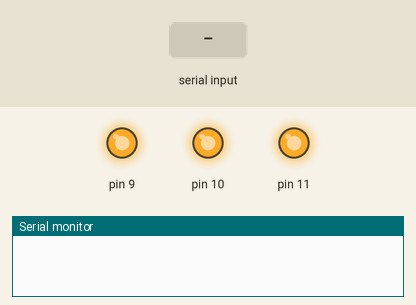
Simulated run of this sketch. Board: Arduino Uno, built with avr-gcc and run on an emulated ATmega328P. On the bench: output pins drawn as LEDs (lit = HIGH), the last lines printed to the serial monitor. The test bench sets the inputs (shaded band).

Above: at 1.2 s.
1.3 s: "R 1\n" received over Serial
At 2.4 s:
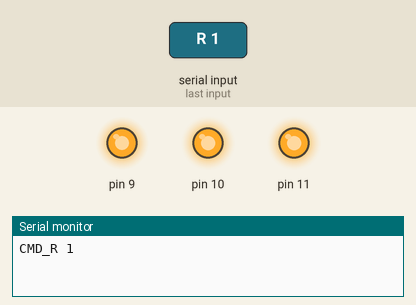
2.8 s: "G 1\n" received over Serial
At 3.5 s:
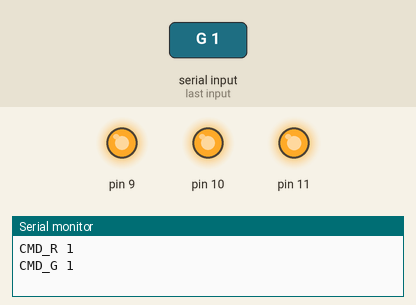
4.3 s: "B 1\n" received over Serial
At 4.7 s:
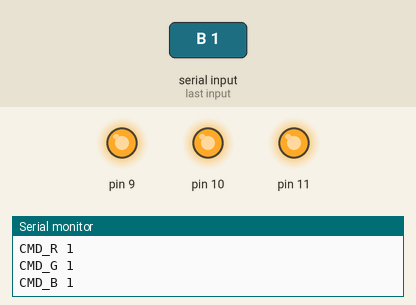
5.8 s: "R 150\n" received over Serial
At 7.0 s:
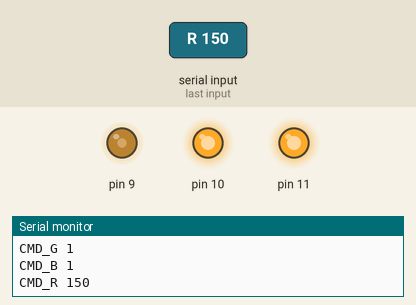
7.3 s: "G 150\n" received over Serial
At 8.2 s:
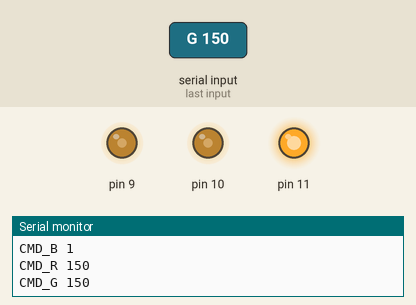
8.8 s: "B 150\n" received over Serial
At 9.3 s:
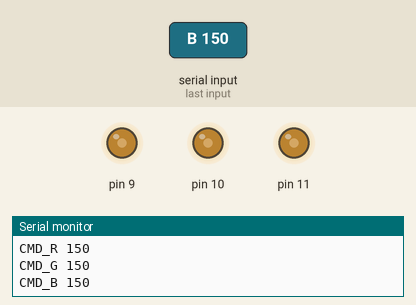
Timing chart, 0 to 11.3 s (numbered marks = the images above; inputs shaded):
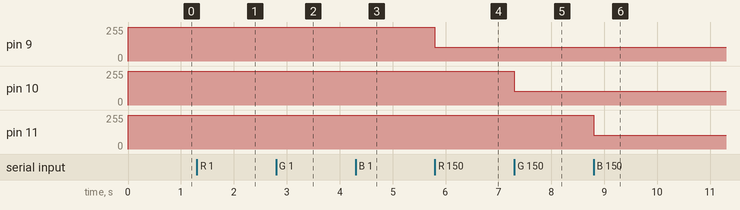

The sketch:

FullColorLED.ino
```cpp
// includes
#include <stdio.h>
#include "SerialStdoutAdapter.h"
#include "ReceiveBuffer.h"
#include "Led.h"
#include "Command.h"

// variables
static ReceiveBuffer<32> buff;
static Led RED(9, 1.0f);
static Led GREEN(10, 1.0f);
static Led BLUE(11, 1.0f);


void setup()
{
  RED.setup();
  GREEN.setup();
  BLUE.setup();

  Serial.begin(115200);
  SerialStdoutAdapter::setup();
}

void loop()  {
  doSerialRxProcess();
}

static void processCommand(const Command &cmd)
{
  switch (cmd.type())
  {
  case CMD_R:
    RED.set(cmd.arg_i(0));
    printf("CMD_R %d\n", cmd.arg_i(0));
    break;
  case CMD_G:
    GREEN.set(cmd.arg_i(0));
    printf("CMD_G %d\n", cmd.arg_i(0));
    break;
  case CMD_B:
    BLUE.set(cmd.arg_i(0));
    printf("CMD_B %d\n", cmd.arg_i(0));
    break;
  case CMD_UNKNOWN:
  default:
    break;
  }
}

static void doSerialRxProcess()
{
  if (!Serial.available())
    return;

  int c = Serial.read();

  if (c == '\n' || c == '\r')
  {
    if (buff.count() > 0)
    {
      Command cmd(CommandParser::parse(buff.getString()));
      processCommand(cmd);
      buff.clear();
    }
  }
  else
  {
    buff.put(c);
  }
}
```

Command.h
```cpp
#pragma once

// includes
#include <WString.h>

typedef enum {
  CMD_UNKNOWN = -1,
  CMD_R,
  CMD_G,
  CMD_B,
} CommandType;

class Command {
public:

  union Argument_t {
  public:
    int integer;

    Argument_t()
     : integer(0)
    {
    }

    Argument_t(const Argument_t &s)
     : integer(s.integer)
    {
    }

    Argument_t(int x)
     : integer(x)
    {
    }
  };


  Command(CommandType type)
    : type_(type), arg0_()
  {
  }

  Command(CommandType type, int arg0)
    : type_(type), arg0_(arg0)
  {
  }

  Command(CommandType type, const Argument_t &arg0)
    : type_(type), arg0_(arg0)
  {
  }

  CommandType type() const {
    return type_;
  }

  int arg_i(int no) const {
    switch (no) {
      case 0: return arg0_.integer;
    }
    return -1;
  }


private:
  CommandType type_;
  Argument_t arg0_;
};


class CommandParser {
private:
  static CommandType parseType(const String &stype)
  {
    if (stype.equalsIgnoreCase("R"))  return CMD_R;
    if (stype.equalsIgnoreCase("G"))  return CMD_G;
    if (stype.equalsIgnoreCase("B"))  return CMD_B;

    return CMD_UNKNOWN;
  }

  static Command::Argument_t parseIntArgument(const String &sarg)
  {
    const int len = sarg.length();
    char c;
    int value = 0;

    for (int i = 0; i < len; ++i)
    {
      c = sarg[i];

      if (c >= '0' && c <= '9') {
        value *= 10;
        value += (c - '0');
      } else {
        break;
      }
    }

    return Command::Argument_t(value);
  }

public:
  static Command parse(const char *cmd)
  {
    String scmd(cmd);
    CommandType type = CMD_UNKNOWN;
    Command::Argument_t args[1];

    int cnt = 0;
    int spos, epos;

    spos = 0;
    for (int i = 0; i < (1 + 1) && spos < (int) scmd.length(); ++i)
    {
      epos = scmd.indexOf(" ", spos);
      if (epos < 0) {
        epos = scmd.length();
      }
      if (epos < 0)
        break;

      if (cnt == 0)
      {
        // command type
        type = parseType(scmd.substring(spos, epos));
      }
      else
      {
        // arguments
        args[cnt - 1] = parseIntArgument(scmd.substring(spos, epos));
      }

      cnt += 1;
      spos = epos + 1;
    }

    if (cnt <= 1) {
      return Command(type);
    } else {
      return Command(type, args[0]);
    }
  }
};
```

Led.h
```cpp
#pragma once

class Led {
public:
  Led(int port)
    : port_(port), brightnessCoeff_(1.0f)
  {
  }

  Led(int port, float brightnessCoeff)
    : port_(port), brightnessCoeff_(brightnessCoeff)
  {
  }

  void setup() {
    pinMode(port_, OUTPUT);
    analogWrite(port_, 255);  // OFF
  }

  void set(int brightness)
  {
    brightness = constrain(255 - (int) (brightness * brightnessCoeff_ + 0.5f), 0, 255);
    analogWrite(port_, brightness);
  }
private:
  const int port_;
  const float brightnessCoeff_;
};
```

ReceiveBuffer.h
```cpp
#pragma once

template<size_t SIZE>
class ReceiveBuffer {
public:
  ReceiveBuffer() : pos_(0) {
  }

  bool put(char c)
  {
    if (pos_ < SIZE)
    {
      buff_[pos_] = c;
      pos_ += 1;
      buff_[pos_] = '\0';  // add termination
      return true;
    }
    else
    {
      return false;
    }
  }

  bool isEmpty() const {
    return (pos_ == 0);
  }

  bool isFull() const {
    return (pos_ == SIZE);
  }

  int count() const {
    return pos_;
  }

  const char *getString() const {
    return buff_;
  }

  void clear() {
    pos_ = 0;
    buff_[pos_] = '\0';
  }

private:
  char buff_[SIZE + 1];
  unsigned int pos_;
};
```

SerialStdoutAdapter.h
```cpp
#pragma ocne

// includes
#include "Arduino.h"

class SerialStdoutAdapter {
public:
  static void setup() {
    static FILE uartout;
    // set Serial as stdout
    fdev_setup_stream(
      &uartout, serial_write, NULL, _FDEV_SETUP_WRITE);
    stdout = &uartout;
  }

private:
  static int serial_write(char c, FILE *stream)
  {
    (void) stream;

    if (Serial.write(c) > 0) {
      return 0;
    } else {
      return -1;
    }
  }
};
```

Measured:
- after the input at 1.3 s, pin 9: 255/255 → 254/255 at once
- after the input at 2.8 s, pin 10: 255/255 → 254/255 at once
- after the input at 4.3 s, pin 11: 255/255 → 254/255 at once
- after the input at 5.8 s, pin 9: 254/255 → 105/255 at once
- after the input at 7.3 s, pin 10: 254/255 → 105/255 at once
- after the input at 8.8 s, pin 11: 254/255 → 105/255 at once
